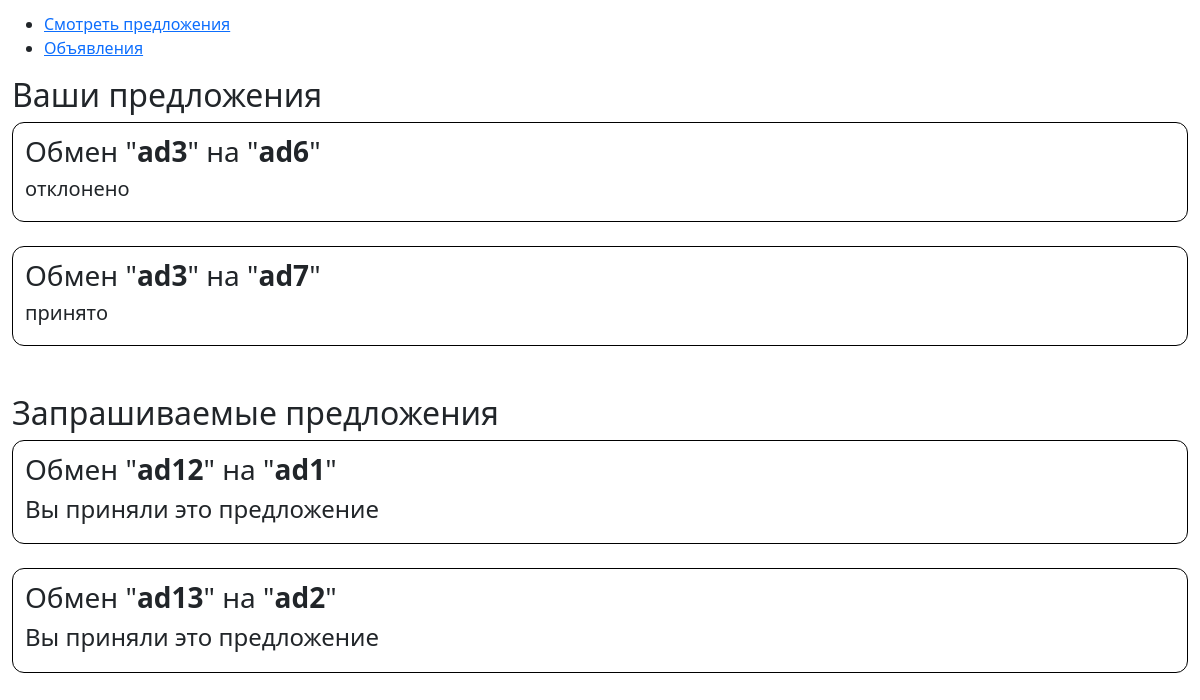
The page /ads/get_props/ (signed in) on the database as committed earlier.
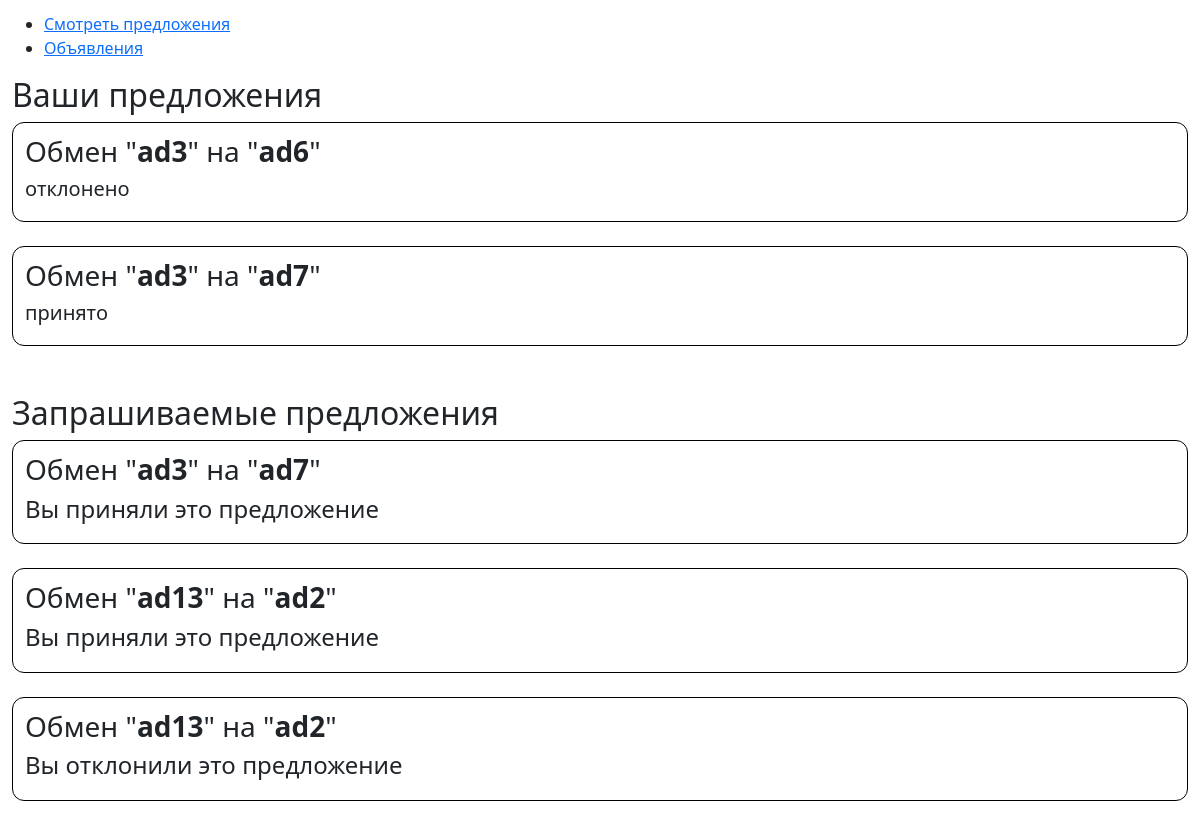
The same page on the database as committed later.
### ads/models.py (models this page shows)
class Proposal(models.Model):
    class StatusChoices(models.TextChoices):
        awaiting = 'ожидает'
        accepted = 'принято'
        rejected = 'отклонено'
    ad_sender = models.ForeignKey(Ad, on_delete=models.CASCADE, related_name='ad_sender')
    ad_receiver = models.ForeignKey(Ad, on_delete=models.CASCADE, related_name='ad_receiver')
    comment = models.CharField(max_length=300)
    status = models.CharField(choices=StatusChoices, default=StatusChoices.awaiting)

class Ad(models.Model):
    category_choices = {
        'вещи для дома': 'вещи для дома',
        'одежда': 'одежда',
        'транспорт': 'транспорт',
    }
    condition_choices = {
        'новый': 'новый',
        'б/у': 'б/у',
    }
    user = models.ForeignKey(User, on_delete=models.CASCADE)
    title = models.CharField(max_length=200)
    description = models.CharField(max_length=500)
    category = models.CharField(choices=category_choices)
    condition = models.CharField(choices=condition_choices)
    created_at = models.DateTimeField(auto_now_add=True)

### ads/views.py (the view)
# urls.py: path('get_props/', views.get_proposals, name='get_all_props'),
@login_required
@require_http_methods(['GET'])
def get_proposals(request):
    sender = request.GET.get('sender')
    receiver = request.GET.get('receiver')
    status = request.GET.get('status')
    context = {}
    if not (sender or receiver or status):
        context['props_sended'] = filter_proposals(sender=request.user, status=status)
        context['props_received'] = filter_proposals(receiver=request.user, status=status)
    else:
        context['props'] = filter_proposals(sender, receiver, status)
    return render(request, 'ads/proposals.html', context)

### ads/views.py (called while the page is built)
def filter_proposals(sender: User = None, receiver: User = None, status: str = None):
    props: QuerySet = models.Proposal.objects.all()
    props_list = list(props)
    if sender:
        for prop in props:
            if prop.ad_sender.user != sender:
                props_list.remove(prop)
    props: list = props_list
    if receiver:
        for prop in props:
            if prop.ad_receiver.user != receiver:
                props_list.remove(prop)
    props: list = props_list
    if status in ['ожидает', 'принято', 'отклонено']:
        for prop in props:
            if prop.status != status:
                props_list.remove(prop)
    return props_list

### base/templates/ads/proposals.html (shortened to what this page needs)
{% extends 'ads/base.html' %}
{% block content %}
    {% if props_sended  %}
    <h2>Ваши предложения</h2>
        {% for prop in props_sended %}
            <div style="border: 1px solid black; padding: 1vw; border-radius: 1vw;">
                <h3>Обмен "<b>{{prop.ad_sender.title}}</b>" на "<b>{{prop.ad_receiver.title}}</b>"</h3>
                <h5>{{prop.status}}</h5>
            </div>
            <br>
        {% endfor %}
    <br>
    {% endif %}
    {% if props_received %}
    <h2>Запрашиваемые предложения</h2>
        {% for prop in props_received %}
            <div style="border: 1px solid black; padding: 1vw; border-radius: 1vw;">
                <h3>Обмен "<b>{{prop.ad_sender.title}}</b>" на "<b>{{prop.ad_receiver.title}}</b>"</h3>
                {% if prop.status == 'ожидает' %}
                    <button class="btn btn-success" id="accept{{prop.id}}">Принять</button> <button class="btn btn-danger" id="reject{{prop.id}}">Отклонить</button>
                {% elif prop.status == 'принято' %}
                    <h4>Вы приняли это предложение</h4>
                {% else %}
                    <h4>Вы отклонили это предложение</h4>
                {% endif %}
            </div>
            <br>
        {% endfor %}
    {% endif %}
{% endblock content %}

Rows that differ between the two databases and show on the page:
removed Proposal: ad_sender "ad12", ad_receiver "ad1", status "Вы приняли это предложение", shown under "Запрашиваемые предложения"
now on one of the page's lists (row unchanged): Proposal: ad_sender "ad3", ad_receiver "ad7"
added Proposal: ad_sender "ad13", ad_receiver "ad2", status "Вы отклонили это предложение", shown under "Запрашиваемые предложения"
